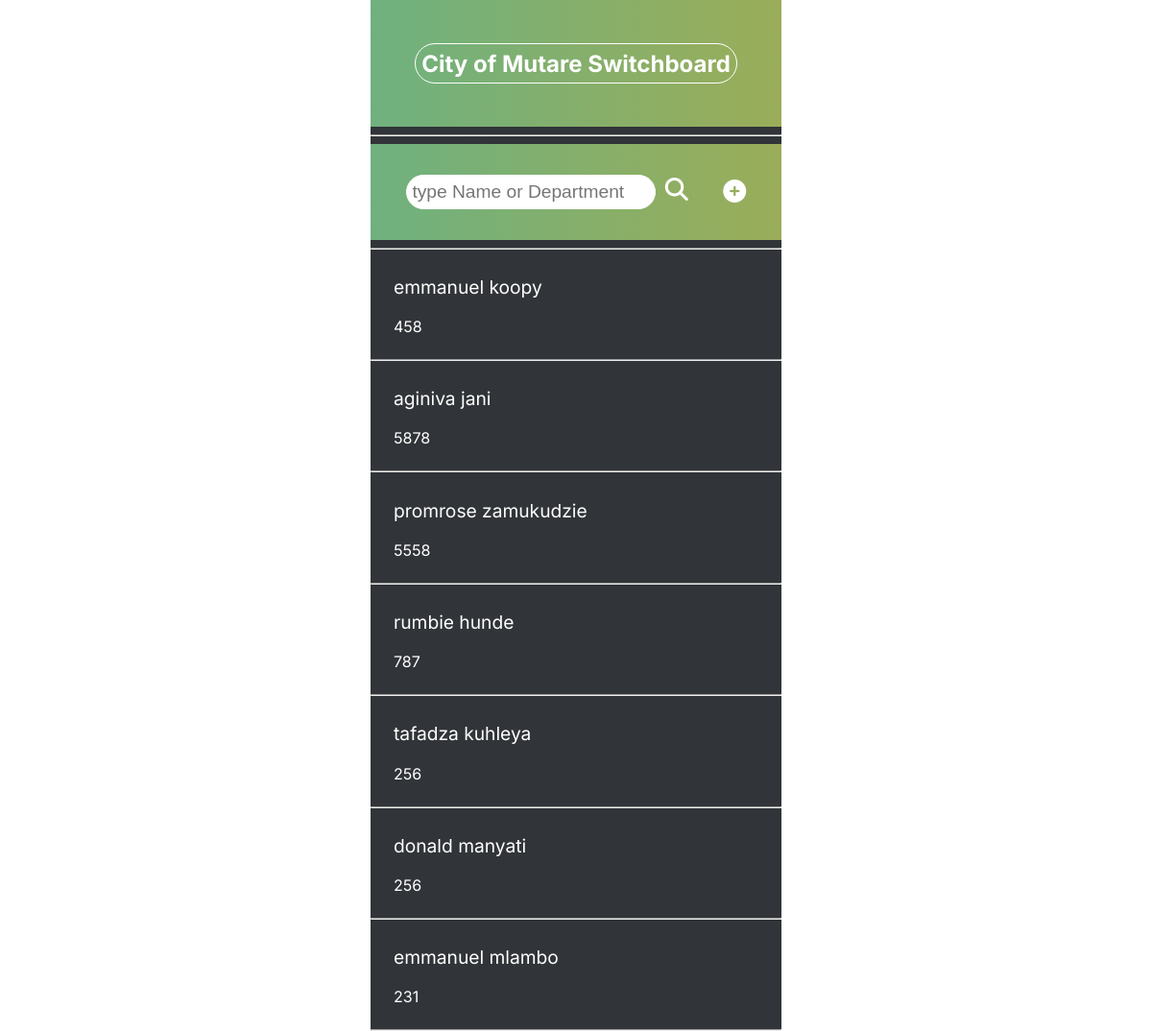
The page / on the database its author committed.
### contacts/models.py (models this page shows, shortened)
class Contacts(models.Model):
    full_name = models.CharField(max_length=500, blank=True)
    department = models.CharField(max_length=50)
    email = models.EmailField(max_length=254, blank=True)
    cell_number = models.CharField(max_length=20, blank=True)
    land_number = models.CharField(max_length=20, blank=True)
    location = models.CharField(max_length=100)

### contacts/views.py (the view)
# urls.py: path('', views.index, name='index'),
def index(request):
    contacts = Contacts.objects.all()
    search_input = request.GET.get('search-area')
    if search_input:
        contacts = Contacts.objects.filter(Q(full_name__icontains=search_input) | Q(department__icontains=search_input))
    else:
        contacts = Contacts.objects.all()
        search_input = ''
    return render(request, 'index.html', {'contacts':contacts, 'search_input': search_input }, )

### templates/index.html (shortened to what this page needs)
{%  load static %}
<!DOCTYPE html>
<html>
<head>
    <link rel="stylesheet" type="text/css" href="{% static 'style.css' %}">
</head>
<body>
	<div class="container">
		<header class="header">
			<h1 class="contact-search" > <b style="font-size: 24px;"> City of Mutare Switchboard </b></h1>
					</header>
					<hr>
		<header class="header">
			<form action="/" method="GET" class="search-bar" id='search-form'>
				<input type="search-name" class="contact-search" name="search-area" placeholder="type Name or Department"
					value={{search_input}}>
				<i onclick="document.getElementById('search-form').submit();" style="padding-left: 5px;"
					class="fas fa-search"></i>
			</form>
			<a href="{% url 'add-contact' %}"><i class="fas fa-plus-circle add"></i></a>
		</header>
<hr>
		<section class="contacts-library">
			<ul class="contacts-list">
			{% for contact in contacts reversed %}
				<a href="{% url 'profile' contact.id %}" style= "text-decoration: none" >
					<div class="contact-section">
						<li class="list__item">
							<p class="contact-name"> {{ contact.full_name | title }} </p>
							<p style="color: white;" class="land_number"> {{ contact.land_number | title }} </p>
					</div>
				</a>
				<hr>
				{% empty %}
				<h3 style="color:#fff; padding:20px" > No contacts found..</h3>
			{% endfor %}
</body>
</html>

### static/style.css (style rules this page uses)
body { font-family: 'Inter', sans-serif; margin: 0; }
.container { max-width: 428px; margin: 0 auto; background-color: #313438; height: 100vh; }
a { text-decoration: none; }
.header { display: flex; justify-content: space-evenly; color: #fff; background: linear-gradient(90deg, rgba(111,177,127,1) 0%, rgba(154,173,89,1) 100%); padding: 2em 0; align-items: center; }
.contact-search { font-size: 1.2em; padding:.3em .3em; border-radius: 100px; border:1px solid white; outline: none; }
.contacts-library { background: #313438; }
.add { color: #fff; font-size: 1.5em; }
i { color: #fff; font-size: 1.5em; }
.contact-name { color: #fff; font-size: 1.2em; }
ul { margin: 0; padding: 0; width: 100%; }
hr { border: 1px solicontactd #494a4b; }
.list__item { list-style: none; text-transform: lowercase; }
.contact-section { display: flex; justify-content: space-between; align-items: center; padding: 0 1.5em; transition: 0.3s; }

### rows shown on the page
Contacts: full_name "emmanuel koopy", land_number "458"
Contacts: full_name "aginiva jani", land_number "5878"
Contacts: full_name "promrose zamukudzie", land_number "5558"
Contacts: full_name "rumbie hunde", land_number "787"
Contacts: full_name "tafadza kuhleya", land_number "256"
Contacts: full_name "donald manyati", land_number "256"
Contacts: full_name "emmanuel mlambo", land_number "231"
